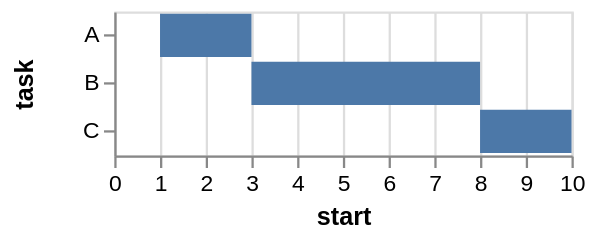

Vega-Lite specification for this chart:
### Vega specification from a JSON file in a GitHub repository (floating-point values rounded to 4 significant figures)
{"$schema": "https://vega.github.io/schema/vega/v3.0.json", "description": "A simple bar chart with ranged data (aka Gantt Chart).", "autosize": "pad", "padding": 5, "width": 200, "style": "cell", "data": [{"name": "source_0", "values": [{"task": "A", "start": 1, "end": 3}, {"task": "B", "start": 3, "end": 8}, {"task": "C", "start": 8, "end": 10}]}, {"name": "data_0", "source": "source_0", "transform": [{"type": "formula", "expr": "toNumber(datum[\"start\"])", "as": "start"}, {"type": "formula", "expr": "toNumber(datum[\"end\"])", "as": "end"}, {"type": "filter", "expr": "datum[\"start\"] !== null && !isNaN(datum[\"start\"])"}]}], "signals": [{"name": "y_step", "value": 21}, {"name": "height", "update": "bandspace(domain('y').length, 0.1, 0.05) * y_step"}], "marks": [{"name": "marks", "type": "rect", "style": ["bar"], "from": {"data": "data_0"}, "encode": {"update": {"x": {"scale": "x", "field": "start"}, "x2": {"scale": "x", "field": "end"}, "y": {"scale": "y", "field": "task"}, "height": {"scale": "y", "band": true}, "fill": {"value": "#4c78a8"}}}}], "scales": [{"name": "x", "type": "linear", "domain": {"data": "data_0", "fields": ["start", "end"], "sort": true}, "range": [0, {"signal": "width"}], "nice": true, "zero": true}, {"name": "y", "type": "band", "domain": {"data": "data_0", "field": "task", "sort": true}, "range": {"step": {"signal": "y_step"}}, "paddingInner": 0.1, "paddingOuter": 0.05}], "axes": [{"scale": "x", "orient": "bottom", "labelOverlap": true, "tickCount": {"signal": "ceil(width/25)"}, "title": "start", "zindex": 1}, {"scale": "x", "orient": "bottom", "domain": false, "grid": true, "labels": false, "maxExtent": 0, "minExtent": 0, "tickCount": {"signal": "ceil(width/25)"}, "ticks": false, "zindex": 0, "gridScale": "y"}, {"scale": "y", "orient": "left", "labelOverlap": true, "title": "task", "zindex": 1}], "config": {"axisY": {"minExtent": 30}}}
